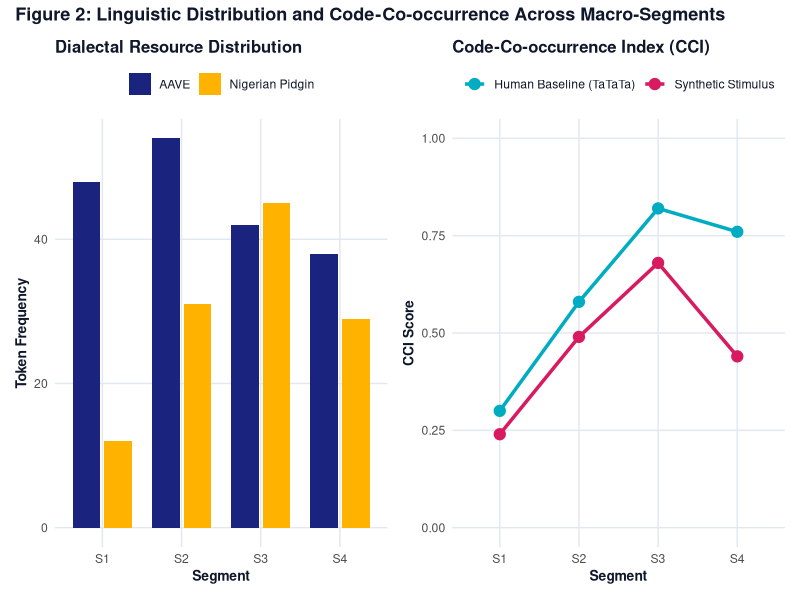
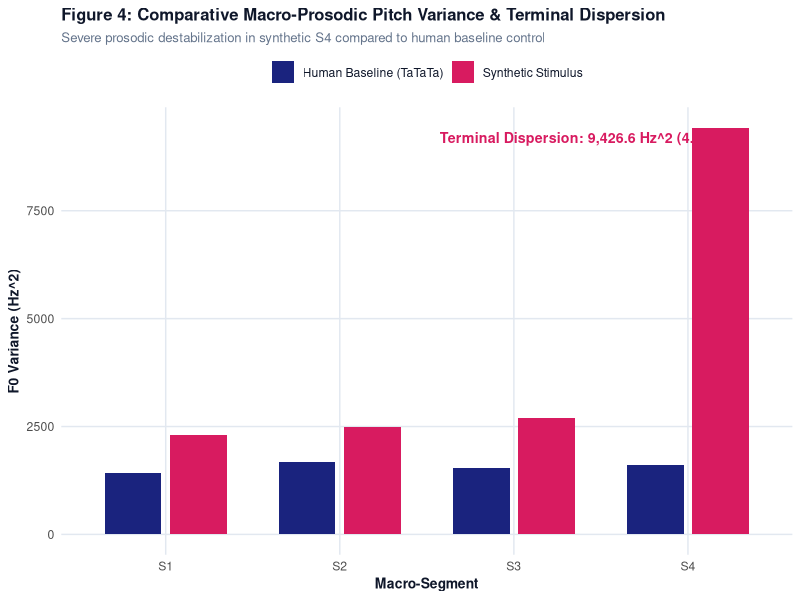

Write R code to recreate these figures, in order.
# ==============================================================================
# Script 05: Publication-Grade Figures Generation (ggplot2 / 300 DPI)
# Project: Beyond Acoustic Imitation: Acoustic Decoupling and Sociolinguistic Alignment
# Palette: Indigo (#1A237E), Gold (#FFB300), Pink (#D81B60), Turquoise (#00ACC1)
# Author: Dr. Pegah Merrikhi
# ==============================================================================

suppressPackageStartupMessages({
  library(tidyverse)
  library(patchwork)
})

c_indigo <- "#1A237E"
c_gold   <- "#FFB300"
c_pink   <- "#D81B60"
c_turq   <- "#00ACC1"
c_dark   <- "#0F172A"

theme_academic <- function() {
  theme_minimal(base_size = 11) +
    theme(
      text = element_text(color = c_dark),
      plot.title = element_text(face = "bold", size = 12, color = c_dark),
      plot.subtitle = element_text(size = 9.5, color = "#64748B"),
      panel.grid.minor = element_blank(),
      panel.grid.major = element_line(color = "#E2E8F0", linewidth = 0.5),
      axis.title = element_text(face = "bold", size = 10),
      legend.position = "top",
      legend.title = element_blank()
    )
}

# --- 1. Figure 2: CCI & Linguistic Distribution ---
df_tokens <- tibble(
  segment = factor(rep(c("S1", "S2", "S3", "S4"), 2), levels = c("S1", "S2", "S3", "S4")),
  dialect = rep(c("AAVE", "Nigerian Pidgin"), each = 4),
  count   = c(48, 54, 42, 38, 12, 31, 45, 29)
)

p2a <- ggplot(df_tokens, aes(x = segment, y = count, fill = dialect)) +
  geom_col(position = position_dodge(0.8), width = 0.7) +
  scale_fill_manual(values = c("AAVE" = c_indigo, "Nigerian Pidgin" = c_gold)) +
  labs(title = "Dialectal Resource Distribution", y = "Token Frequency", x = "Segment") +
  theme_academic()

df_cci_plot <- tibble(
  segment = factor(rep(c("S1", "S2", "S3", "S4"), 2), levels = c("S1", "S2", "S3", "S4")),
  condition = rep(c("Synthetic Stimulus", "Human Baseline (TaTaTa)"), each = 4),
  cci = c(0.24, 0.49, 0.68, 0.44, 0.30, 0.58, 0.82, 0.76)
)

p2b <- ggplot(df_cci_plot, aes(x = segment, y = cci, color = condition, group = condition)) +
  geom_line(linewidth = 1.2) +
  geom_point(size = 3.5) +
  scale_color_manual(values = c("Synthetic Stimulus" = c_pink, "Human Baseline (TaTaTa)" = c_turq)) +
  scale_y_continuous(limits = c(0, 1.0)) +
  labs(title = "Code-Co-occurrence Index (CCI)", y = "CCI Score", x = "Segment") +
  theme_academic()

fig2_combined <- p2a + p2b +
  plot_annotation(
    title = "Figure 2: Linguistic Distribution and Code-Co-occurrence Across Macro-Segments",
    theme = theme(plot.title = element_text(face = "bold", size = 13, color = c_dark))
  )

ggsave("R_fig2_cci_linguistic_distribution.png", fig2_combined, width = 11, height = 5, dpi = 300)

# --- 2. Figure 4: F0 Variance & Dispersion ---
df_var <- tibble(
  segment = factor(rep(c("S1", "S2", "S3", "S4"), 2), levels = c("S1", "S2", "S3", "S4")),
  condition = rep(c("Human Baseline (TaTaTa)", "Synthetic Stimulus"), each = 4),
  variance = c(1420, 1680, 1550, 1610, 2310, 2480, 2690, 9426.6)
)

fig4_r <- ggplot(df_var, aes(x = segment, y = variance, fill = condition)) +
  geom_col(position = position_dodge(0.75), width = 0.65) +
  annotate("text", x = 4.2, y = 9200, label = "Terminal Dispersion: 9,426.6 Hz^2 (4.09x)",
           color = c_pink, fontface = "bold", size = 3.6, hjust = 1) +
  scale_fill_manual(values = c("Human Baseline (TaTaTa)" = c_indigo, "Synthetic Stimulus" = c_pink)) +
  labs(
    title = "Figure 4: Comparative Macro-Prosodic Pitch Variance & Terminal Dispersion",
    subtitle = "Severe prosodic destabilization in synthetic S4 compared to human baseline control",
    y = "F0 Variance (Hz^2)",
    x = "Macro-Segment"
  ) +
  theme_academic()

ggsave("R_fig4_variance_dispersion.png", fig4_r, width = 8, height = 5, dpi = 300)

cat("[SUCCESS] Script 05 completed. High-resolution (300 DPI) figures exported.
")
